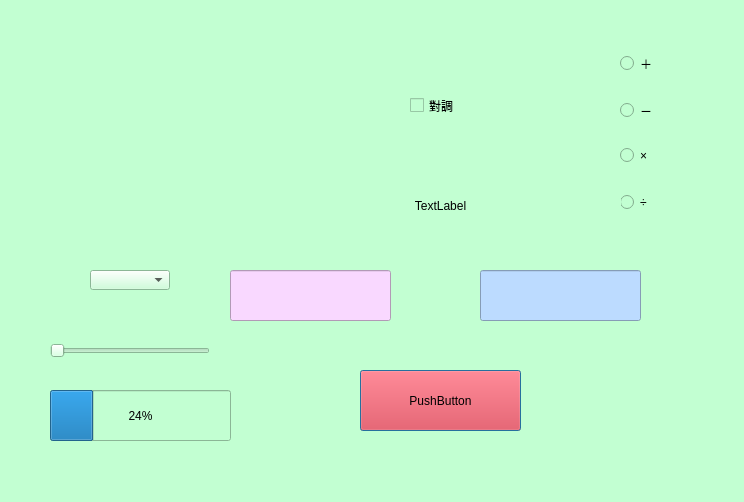
<?xml version="1.0" encoding="UTF-8"?>
<ui version="4.0">
 <class>Dialog</class>
 <widget class="QDialog" name="Dialog">
  <property name="geometry">
   <rect>
    <x>0</x>
    <y>0</y>
    <width>744</width>
    <height>502</height>
   </rect>
  </property>
  <property name="windowTitle">
   <string>計算機2.0</string>
  </property>
  <property name="styleSheet">
   <string notr="true">background-color: rgb(194, 255, 210);</string>
  </property>
  <widget class="QPushButton" name="pushButton">
   <property name="geometry">
    <rect>
     <x>360</x>
     <y>370</y>
     <width>161</width>
     <height>61</height>
    </rect>
   </property>
   <property name="styleSheet">
    <string notr="true">background-color: rgb(255, 21, 36);</string>
   </property>
   <property name="text">
    <string>PushButton</string>
   </property>
  </widget>
  <widget class="QLineEdit" name="lineEdit">
   <property name="geometry">
    <rect>
     <x>230</x>
     <y>270</y>
     <width>161</width>
     <height>51</height>
    </rect>
   </property>
   <property name="styleSheet">
    <string notr="true">background-color: rgb(249, 216, 255);</string>
   </property>
  </widget>
  <widget class="QLineEdit" name="lineEdit_2">
   <property name="geometry">
    <rect>
     <x>480</x>
     <y>270</y>
     <width>161</width>
     <height>51</height>
    </rect>
   </property>
   <property name="styleSheet">
    <string notr="true">background-color: rgb(188, 219, 255);</string>
   </property>
  </widget>
  <widget class="QLabel" name="label_2">
   <property name="geometry">
    <rect>
     <x>40</x>
     <y>40</y>
     <width>171</width>
     <height>181</height>
    </rect>
   </property>
   <property name="text">
    <string/>
   </property>
   <property name="pixmap">
    <pixmap>../0508/emma.jpg</pixmap>
   </property>
  </widget>
  <widget class="QRadioButton" name="radioButton">
   <property name="geometry">
    <rect>
     <x>620</x>
     <y>48</y>
     <width>121</width>
     <height>31</height>
    </rect>
   </property>
   <property name="styleSheet">
    <string notr="true">font: 11pt &quot;Agency FB&quot;;</string>
   </property>
   <property name="text">
    <string>＋</string>
   </property>
   <property name="autoExclusive">
    <bool>true</bool>
   </property>
  </widget>
  <widget class="QRadioButton" name="radioButton2">
   <property name="geometry">
    <rect>
     <x>620</x>
     <y>90</y>
     <width>121</width>
     <height>41</height>
    </rect>
   </property>
   <property name="styleSheet">
    <string notr="true">font: 11pt &quot;Agency FB&quot;;</string>
   </property>
   <property name="text">
    <string>－</string>
   </property>
   <property name="autoExclusive">
    <bool>true</bool>
   </property>
  </widget>
  <widget class="QRadioButton" name="radioButton3">
   <property name="geometry">
    <rect>
     <x>620</x>
     <y>182</y>
     <width>121</width>
     <height>41</height>
    </rect>
   </property>
   <property name="styleSheet">
    <string notr="true">font: 18pt &quot;Agency FB&quot;;</string>
   </property>
   <property name="text">
    <string>÷</string>
   </property>
   <property name="autoExclusive">
    <bool>true</bool>
   </property>
  </widget>
  <widget class="QRadioButton" name="radioButton4">
   <property name="geometry">
    <rect>
     <x>620</x>
     <y>140</y>
     <width>121</width>
     <height>31</height>
    </rect>
   </property>
   <property name="styleSheet">
    <string notr="true">font: 18pt &quot;Agency FB&quot;;</string>
   </property>
   <property name="text">
    <string>×</string>
   </property>
   <property name="autoExclusive">
    <bool>true</bool>
   </property>
  </widget>
  <widget class="QCheckBox" name="checkBox">
   <property name="geometry">
    <rect>
     <x>410</x>
     <y>80</y>
     <width>71</width>
     <height>51</height>
    </rect>
   </property>
   <property name="layoutDirection">
    <enum>Qt::LeftToRight</enum>
   </property>
   <property name="styleSheet">
    <string notr="true">font: 14pt &quot;Agency FB&quot;;</string>
   </property>
   <property name="text">
    <string>對調</string>
   </property>
  </widget>
  <widget class="QComboBox" name="comboBox">
   <property name="geometry">
    <rect>
     <x>90</x>
     <y>270</y>
     <width>80</width>
     <height>20</height>
    </rect>
   </property>
  </widget>
  <widget class="QLabel" name="label">
   <property name="geometry">
    <rect>
     <x>260</x>
     <y>180</y>
     <width>361</width>
     <height>51</height>
    </rect>
   </property>
   <property name="styleSheet">
    <string notr="true">font: 12pt &quot;Agency FB&quot;;</string>
   </property>
   <property name="text">
    <string>TextLabel</string>
   </property>
   <property name="alignment">
    <set>Qt::AlignCenter</set>
   </property>
  </widget>
  <widget class="QProgressBar" name="progressBar">
   <property name="geometry">
    <rect>
     <x>50</x>
     <y>390</y>
     <width>181</width>
     <height>51</height>
    </rect>
   </property>
   <property name="value">
    <number>24</number>
   </property>
  </widget>
  <widget class="QSlider" name="horizontalSlider">
   <property name="geometry">
    <rect>
     <x>50</x>
     <y>340</y>
     <width>160</width>
     <height>22</height>
    </rect>
   </property>
   <property name="orientation">
    <enum>Qt::Horizontal</enum>
   </property>
  </widget>
 </widget>
 <resources/>
 <connections/>
</ui>
